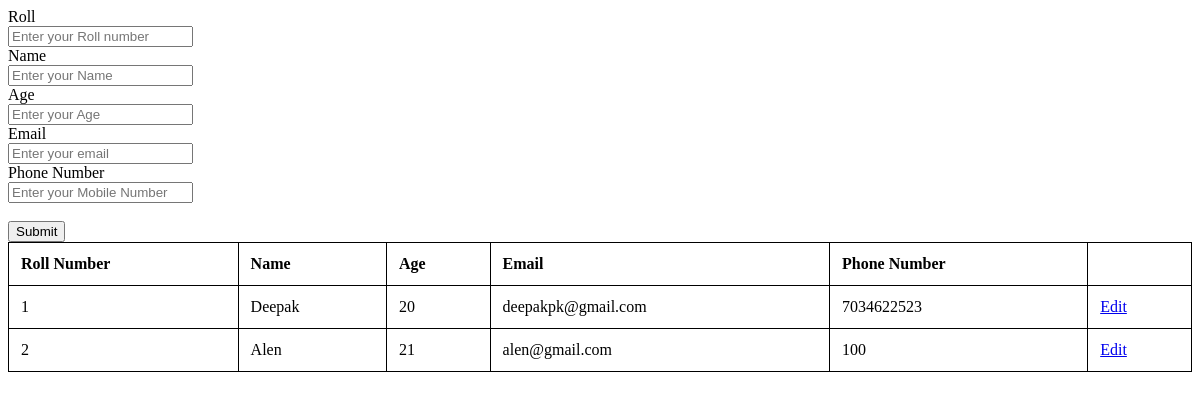
The app's page /dis, older data.
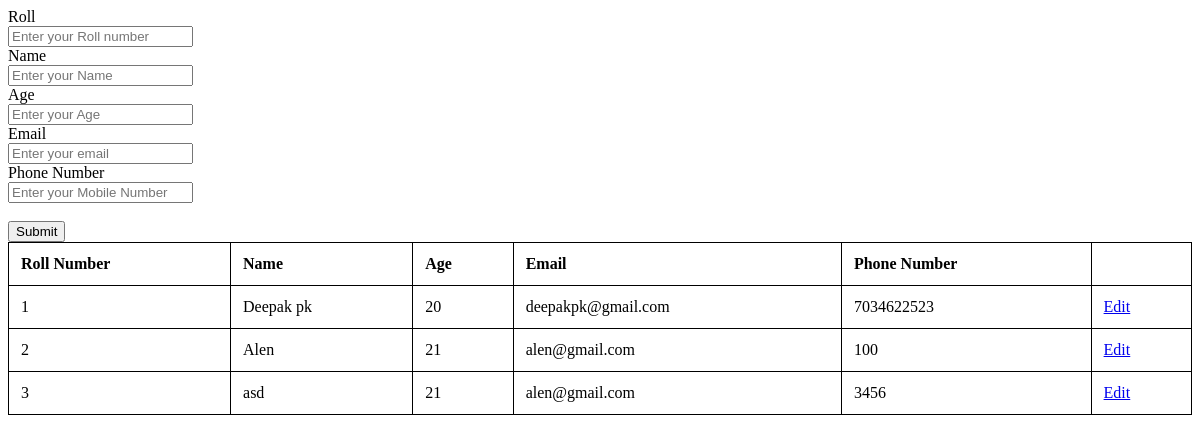
The same page, newer data.
### sms/models.py (models this page shows, shortened)
class Student(models.Model):
    roll_no = models.IntegerField()
    name = models.TextField()
    age = models.IntegerField()
    email = models.EmailField()
    phno = models.IntegerField()

### sms/views.py (the view)
# urls.py: path('dis',views.display),
def display(req):
    data=Student.objects.all()
    return render(req,'display_std.html',{'data':data})

### template/display_std.html (shortened to what this page needs)
<!DOCTYPE html>
<html lang="en">
<head>
    {% load static %}
    <link rel="stylesheet" href="{% static '/css/style.css' %}">
</head>
<body>
    <form action="add" method="post">
        <label for="id">Roll</label><br>
        <input type="number" class="input" placeholder="Enter your Roll number" name="roll_no"><br>
        <label for="id">Name</label><br>
        <input type="text" class="input" placeholder="Enter your Name" name="name"><br>
        <label for="task">Age</label><br>
        <input type="text" class="input" placeholder="Enter your Age" name="age"><br>
        <label for="task">Email</label><br>
        <input type="emali" class="input" placeholder="Enter your email" name="email"><br>
        <label for="task">Phone Number</label><br>
        <input type="text" class="input" placeholder="Enter your Mobile Number" name="phno"><br>
        <br>
        <input class="btn" type="submit" value="Submit">
    </form>
    <table>
        <tr>
            <th>Roll Number</th>
            <th>Name</th>
            <th>Age</th>
            <th>Email</th>
            <th>Phone Number</th>
        </tr>
        {% for i in data %}
        <tr>
            <td>{{i.roll_no}}</td>
            <td>{{i.name}}</td>
            <td>{{i.age}}</td>
            <td>{{i.email}}</td>
            <td>{{i.phno}}</td>
            <td>
                <a href="edit_std/{{i.pk}}">Edit</a>
            </td>
        </tr>
        {% endfor %}
    </table>
</body>
</html>

Row changes from the older to the newer data that the page shows:
changed Student "deepakpk@gmail.com": name "Deepak" → "Deepak pk"
added Student: roll_no "3", name "asd", age "21", email "alen@gmail.com", phno "3456"
